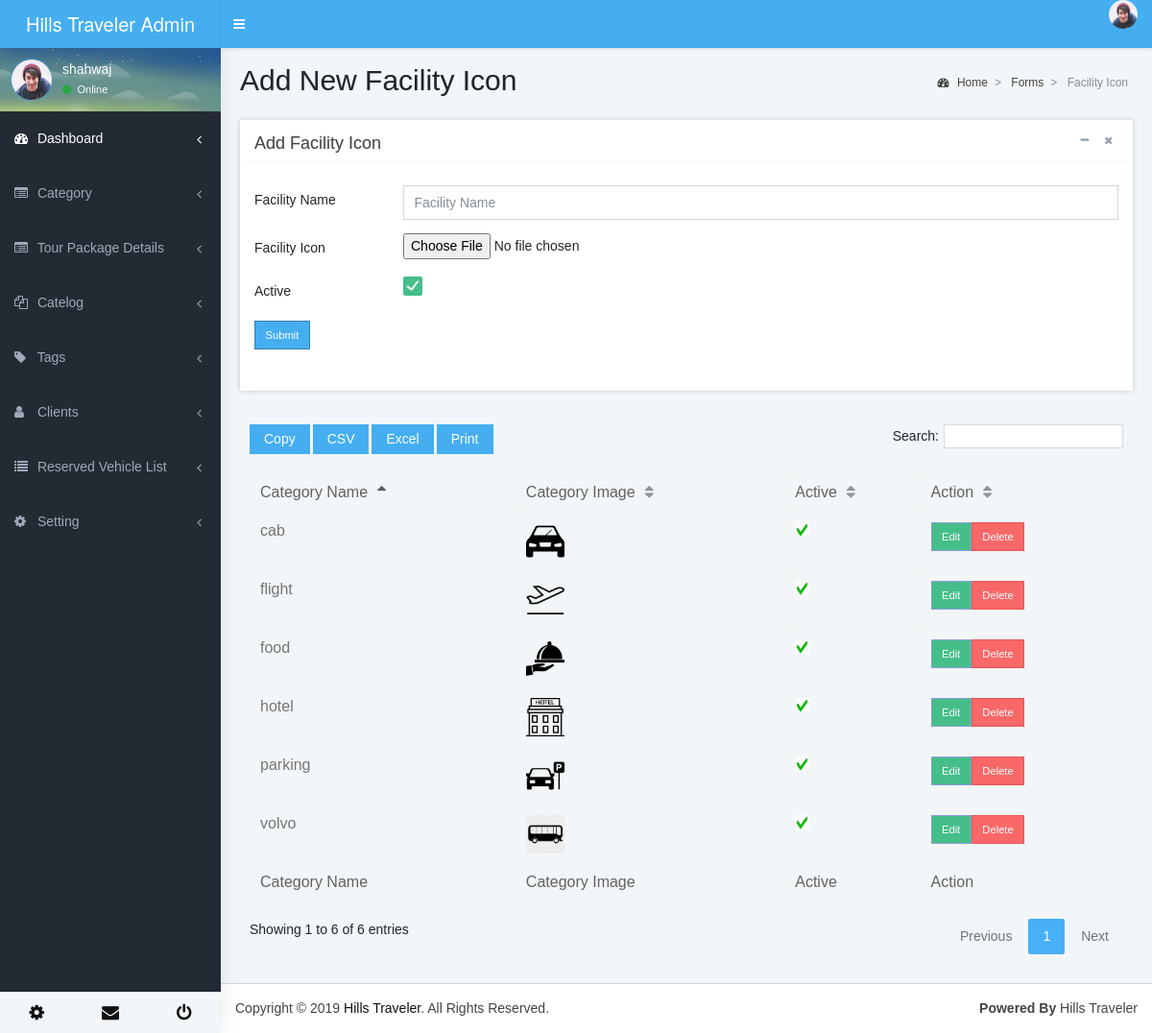
Page /main/?route=facility_icons (signed in) on the committed database.
### tables this page shows
CREATE TABLE `icons` (
  `ID` int(11) NOT NULL,
  `name` varchar(100) NOT NULL,
  `slug` varchar(100) NOT NULL,
  `image` text NOT NULL,
  `icon` text NOT NULL,
  `e_date` datetime NOT NULL,
  `u_date` datetime NOT NULL,
  `active` tinyint(4) NOT NULL,
  `dataset` varchar(1024) NOT NULL
);

### main/controller/dbclass.php (called while the page is built, shortened)
<?php
class dbclass {
	public function SelectQry($qry,$con)
	{
		$res=mysqli_query($con,$qry);
		return $res;
	}
}
?>

### main/view/facility_icons.php (the view, shortened to what this page needs)
<?php
$db=new dbclass();
$con=$db->Connection();
if($SesUserType==1)
{
	$name1=isset($_REQUEST["name"])?$_REQUEST["name"]:"";
	$name = strtolower($name1);
}
	$qry="Select * FROM icons order by e_date DESC;";
	$res=$db->SelectQry($qry,$con);
	$Rows2 = mysqli_num_rows($res);
	$all_cat=array();
	if($Rows2 >0)
	{
		$i=0;
		while($get_allcat =mysqli_fetch_assoc($res))
		{
		$all_cat[$i++]=$get_allcat;
		}
	}
?>
  <div class="content-wrapper">
    <section class="content-header">
      <h1>
       Add New Facility Icon
      </h1>
      <ol class="breadcrumb">
        <li class="breadcrumb-item"><a href="#"><i class="fa fa-dashboard"></i> Home</a></li>
        <li class="breadcrumb-item"><a href="#">Forms</a></li>
        <li class="breadcrumb-item active">Facility Icon</li>
      </ol>
    </section>
    <section class="content">
      <div class="box box-default">
        <div class="box-header with-border">
          <h3 class="box-title">Add Facility Icon</h3>
          <div class="box-tools pull-right">
            <button type="button" class="btn btn-box-tool" data-widget="collapse"><i class="fa fa-minus"></i></button>
            <button type="button" class="btn btn-box-tool" data-widget="remove"><i class="fa fa-remove"></i></button>
          </div>
        </div>
		<form name="c_form" method="post" enctype="multipart/form-data">
        <div class="box-body">
          <div class="row">
            <div class="col-12">
            	<div class="form-group row">
				  <label for="example-text-input" class="col-sm-2 col-form-label">Facility Name</label>
				  <div class="col-sm-10">
					<input class="form-control" placeholder="Facility Name" type="text" value="<?=$name;?>" id="name" name="name">
				  </div>
				</div>
				<div class="form-group row">
				  <label for="example-text-input" class="col-sm-2 col-form-label">Facility Icon</label>
				  <div class="col-sm-10">
					<input class="" type="file" value="" id="icon" name="icon">
				  </div>
				</div>
				<div class="form-group row">
				  <label for="example-text-input" class="col-sm-2 col-form-label">Active</label>
				  <div class="col-sm-10">
					<label for="active"></label>
				  </div>
				</div>
				<div class="form-group row">
				  <div class="col-sm-8">
					<input class="btn btn-primary" type="submit" value="Submit" id="submit" name="submit">
				  </div>
				</div>
            </div>
          </div>
        </div>
		</form>
      </div>
     <div class="box-body">
              <table id="example" class="table table-bordered table-hover display nowrap margin-top-10 table-responsive">
				<thead>
					<tr>
						<th>Category Name</th>
						<th>Category Image</th>
						<th>Active</th>
						<th>Action</th>
					</tr>
				</thead>
				<tbody>
				<?php
					for($i=0;$i<count($all_cat);$i++)
					{
				?>
					<tr>
						<td><?=$all_cat[$i]["name"]?></td>
						<td>
						<?php
						if(isset($all_cat[$i]["image"]) and $all_cat[$i]["image"]!='')
						{
						?>
						<img height="40" width="40" src="uploads/icon/<?=$all_cat[$i]["image"]?>"><?php } else{
							echo '<img height="15" width="15" src="uploads/images/cross.png">';
						} ?></td>
						<td><?php
						if($all_cat[$i]["active"]==1)
						{
							echo '<img height="15" width="15" src="uploads/images/yes.png">';
						}else{
							echo '<img height="15" width="15" src="uploads/images/cross.png">';
						}
						$all_cat[$i]["active"]?></td>
			<td><a href="?route=<?=$PageRoute?>&ed=<?=$all_cat[$i]["ID"];?>" class="btn btn-success">Edit</a><a href="?route=<?=$PageRoute?>&del=<?=$all_cat[$i]["ID"];?>" class="btn btn-danger">Delete</a></td>
					</tr>
				<?php } ?>
				</tbody>
				<tfoot>
					<tr>
						<th>Category Name</th>
						<th>Category Image</th>
						<th>Active</th>
						<th>Action</th>
					</tr>
				</tfoot>
			</table>
            </div>
    </section>
  </div>
</body>
</html>

### main/index.php (shortened to what this page needs)
<?php
require_once('controller/dbclass.php');
$PageRoute=isset($_REQUEST["route"])?$_REQUEST["route"]:"";
?>
<body class="hold-transition skin-blue sidebar-mini">
<div class="wrapper">
	<?php
  	 require"view/Header.php";
  	 ?>
  	<?php require("view/LeftSlider.php");?>
    <?php
		 if(file_exists("view/".$PageRoute.".php"))
		{
			require("view/".$PageRoute.".php");
		}
		else
		{
			require"view/404.php";
		}
	?>
 <footer class="main-footer">
    <div class="pull-right d-none d-sm-inline-block">
      <b>Powered By</b> Hills Traveler
    </div>
	Copyright &copy; 2019 <a href="#">Hills Traveler</a>. All Rights Reserved.
  </footer>

### main/view/Header.php (shortened to what this page needs)
<!DOCTYPE html>
<html lang="en">
<head>
    <link rel="stylesheet" href="assets/vendor_components/bootstrap/dist/css/bootstrap.css">
	<link rel="stylesheet" href="assets/vendor_components/bootstrap/dist/css/bootstrap-extend.css">
	<link rel="stylesheet" href="assets/vendor_components/font-awesome/css/font-awesome.css">
	<link rel="stylesheet" href="assets/vendor_components/Ionicons/css/ionicons.css">
	<link rel="stylesheet" href="css/master_style.css">
	<link rel="stylesheet" href="css/skins/_all-skins.css">
	<link rel="stylesheet" href="assets/vendor_components/weather-icons/weather-icons.css">
	<link rel="stylesheet" href="assets/vendor_components/jvectormap/jquery-jvectormap.css">
	<link rel="stylesheet" href="assets/vendor_components/bootstrap-datepicker/dist/css/bootstrap-datepicker.css">
	<link rel="stylesheet" href="assets/vendor_components/bootstrap-daterangepicker/daterangepicker.css">
	<link rel="stylesheet" href="assets/vendor_plugins/bootstrap-wysihtml5/bootstrap3-wysihtml5.css">
	<link rel="stylesheet" href="assets/vendor_components/bootstrap/dist/css/bootstrap.min.css">
	<link rel="stylesheet" href="assets/vendor_components/glyphicons/glyphicon.css">
	<link rel="stylesheet" href="assets/vendor_plugins/iCheck/all.css">
	<link rel="stylesheet" href="assets/vendor_components/bootstrap-colorpicker/dist/css/bootstrap-colorpicker.min.css">
	<link rel="stylesheet" href="assets/vendor_plugins/timepicker/bootstrap-timepicker.min.css">
	<link rel="stylesheet" href="assets/vendor_components/select2/dist/css/select2.min.css">
	<link rel="stylesheet" href="css/master_style.css">
	<link rel="stylesheet" href="css/skins/_all-skins.css">
</head>
<header class="main-header">
    <a href="index.php" class="logo">
      <span class="logo-lg"><b>Hills Traveler</b> Admin</span>
    </a>
    <nav class="navbar navbar-static-top">
      <a href="#" class="sidebar-toggle" data-toggle="push-menu" role="button">
      </a>
      <div class="navbar-custom-menu">
        <ul class="nav navbar-nav">
          <li class="dropdown user user-menu">
            <a href="#" class="dropdown-toggle" data-toggle="dropdown">
              <img src="images/user2-160x160.jpg" class="user-image rounded-circle" alt="User Image">
            </a>
          </li>
        </ul>
      </div>
    </nav>
  </header>

### main/view/LeftSlider.php (shortened to what this page needs)
<aside class="main-sidebar">
    <section class="sidebar">
      <div class="user-panel">
        <div class="image float-left">
          <img src="images/user2-160x160.jpg" class="rounded-circle" alt="User Image">
        </div>
        <div class="info float-left">
          <p><?=$_SESSION["ADMData"]['name']?></p>
          <a href="#"><i class="fa fa-circle text-success"></i> Online</a>
        </div>
      </div>
      <ul class="sidebar-menu" data-widget="tree">
        <li class="active">
          <a href="index.php">
            <i class="fa fa-dashboard"></i> <span>Dashboard</span>
            <span class="pull-right-container">
              <i class="fa fa-angle-left pull-right"></i>
            </span>
          </a>
        </li>
        <li class="treeview">
          <a href="#">
            <i class="fa fa-list-alt"></i>
            <span>Category</span>
            <span class="pull-right-container">
              <i class="fa fa-angle-left pull-right"></i>
            </span>
          </a>
      </li>
      <li class="treeview">
          <a href="#">
            <i class="fa fa-list-alt"></i>
            <span>Tour Package Details</span>
            <span class="pull-right-container">
              <i class="fa fa-angle-left pull-right"></i>
            </span>
          </a>
      </li>
        <li class="treeview">
          <a href="#">
            <i class="fa fa-files-o"></i>
            <span>Catelog</span>
            <span class="pull-right-container">
              <i class="fa fa-angle-left pull-right"></i>
            </span>
          </a>
        </li>
        <li class="treeview">
          <a href="#">
            <i class="fa fa-tag"></i>
            <span>Tags</span>
            <span class="pull-right-container">
              <i class="fa fa-angle-left pull-right"></i>
            </span>
          </a>
      </li>
       <li class="treeview">
          <a href="#">
            <i class="fa fa-user"></i>
            <span>Clients</span>
            <span class="pull-right-container">
              <i class="fa fa-angle-left pull-right"></i>
            </span>
          </a>
      </li>
       <li class="treeview">
          <a href="#">
            <i class="fa fa-list"></i>
            <span>Reserved Vehicle List</span>
            <span class="pull-right-container">
              <i class="fa fa-angle-left pull-right"></i>
            </span>
          </a>
      </li>
       <li class="treeview">
          <a href="#">
            <i class="fa fa-cog"></i>
            <span>Setting</span>
            <span class="pull-right-container">
              <i class="fa fa-angle-left pull-right"></i>
            </span>
          </a>
      </li>
		</ul>
    </section>
    <div class="sidebar-footer">
    		<a href="#" class="link" data-toggle="tooltip" title="" data-original-title="Settings"><i class="fa fa-cog fa-spin"></i></a>
    		<a href="#" class="link" data-toggle="tooltip" title="" data-original-title="Email"><i class="fa fa-envelope"></i></a>
    		<a href="?route=logout" class="link" data-toggle="tooltip" title="" data-original-title="Logout"><i class="fa fa-power-off"></i></a>
	</div>
  </aside>

### main/css/skins/_all-skins.css (style rules this page uses)
.skin-blue .main-header .navbar { background-color: #45aef1; }
.skin-blue .main-header .navbar .nav > li > a { color: #ffffff; }
.skin-blue .main-header .navbar .sidebar-toggle { color: #ffffff; }
.skin-blue .main-header .navbar .sidebar-toggle { color: #fff; }
.skin-blue .main-header .logo { background-color: #48b0f7; color: #ffffff; border-bottom: 0 solid transparent; }
.skin-blue .content-header { background: #f2f6f8; }
.skin-blue .content { background: #f2f6f8; }
.skin-blue .wrapper, .skin-blue .main-sidebar, .skin-blue .left-side { background-color: #242a33; box-shadow: 1px 0px 20px rgba(0,0,0,0.08); }
.skin-blue .user-panel > .info, .skin-blue .user-panel > .info > a { color: #fff; }
.skin-blue .sidebar-menu > li > a { border-left:none; }
.skin-blue .sidebar-menu > li.active > a, .skin-blue .sidebar-menu > li.menu-open > a { color: #ffffff; }
.skin-blue .sidebar-menu > li.active > a { border-left-color: #45aef1; }
.skin-blue .sidebar a { color: #9ea9b9; }

### rows in the picture
icons: name "volvo", image (picture), active 1 (drawn)
icons: name "flight", image (picture), active 1 (drawn)
icons: name "hotel", image (picture), active 1 (drawn)
icons: name "food", image (picture), active 1 (drawn)
icons: name "parking", image (picture), active 1 (drawn)
icons: name "cab", image (picture), active 1 (drawn)

### other values in the picture
$_SESSION["ADMData"]['name'] "shahwaj"
